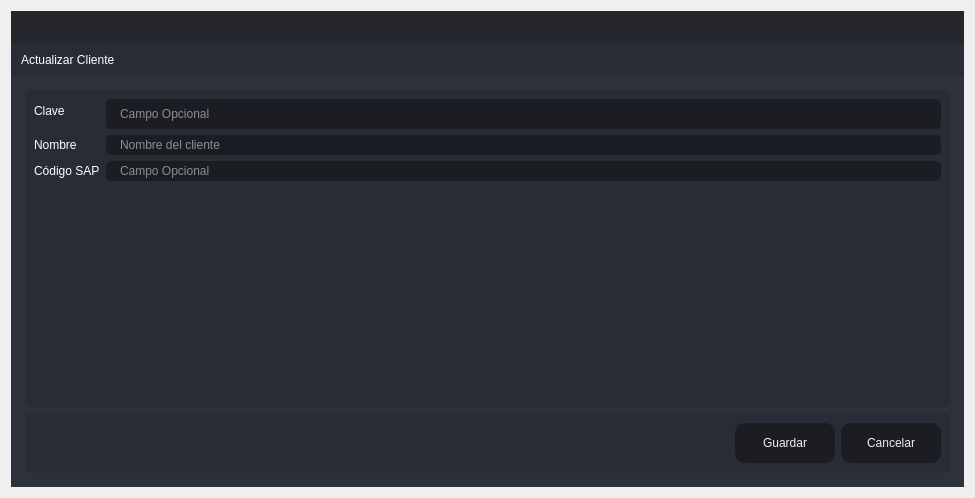
<?xml version="1.0" encoding="UTF-8"?>
<ui version="4.0">
 <class>Update_Cliente</class>
 <widget class="QDialog" name="Update_Cliente">
  <property name="windowModality">
   <enum>Qt::ApplicationModal</enum>
  </property>
  <property name="geometry">
   <rect>
    <x>0</x>
    <y>0</y>
    <width>975</width>
    <height>498</height>
   </rect>
  </property>
  <property name="windowTitle">
   <string>Actualizar</string>
  </property>
  <layout class="QVBoxLayout" name="verticalLayout_6">
   <item>
    <widget class="QFrame" name="frame_main">
     <property name="styleSheet">
      <string notr="true">/* LINE EDIT */
QLineEdit {
	background-color: rgb(27, 29, 35);
	border-radius: 5px;
	border: 2px solid rgb(27, 29, 35);
	padding-left: 10px;
}
QLineEdit:hover {
	border: 2px solid rgb(64, 71, 88);
}
QLineEdit:focus {
	border: 2px solid rgb(91, 101, 124);
}

/* SCROLL BARS */
QScrollBar:horizontal {
    border: none;
    background: rgb(52, 59, 72);
    height: 14px;
    margin: 0px 21px 0 21px;
	border-radius: 0px;
}
QScrollBar::handle:horizontal {
    background: rgb(85, 170, 255);
    min-width: 25px;
	border-radius: 7px
}
QScrollBar::add-line:horizontal {
    border: none;
    background: rgb(55, 63, 77);
    width: 20px;
	border-top-right-radius: 7px;
    border-bottom-right-radius: 7px;
    subcontrol-position: right;
    subcontrol-origin: margin;
}
QScrollBar::sub-line:horizontal {
    border: none;
    background: rgb(55, 63, 77);
    width: 20px;
	border-top-left-radius: 7px;
    border-bottom-left-radius: 7px;
    subcontrol-position: left;
    subcontrol-origin: margin;
}
QScrollBar::up-arrow:horizontal, QScrollBar::down-arrow:horizontal
{
     background: none;
}
QScrollBar::add-page:horizontal, QScrollBar::sub-page:horizontal
{
     background: none;
}
 QScrollBar:vertical {
	border: none;
    background: rgb(52, 59, 72);
    width: 14px;
    margin: 21px 0 21px 0;
	border-radius: 0px;
 }
 QScrollBar::handle:vertical {	
	background: rgb(85, 170, 255);
    min-height: 25px;
	border-radius: 7px
 }
 QScrollBar::add-line:vertical {
     border: none;
    background: rgb(55, 63, 77);
     height: 20px;
	border-bottom-left-radius: 7px;
    border-bottom-right-radius: 7px;
     subcontrol-position: bottom;
     subcontrol-origin: margin;
 }
 QScrollBar::sub-line:vertical {
	border: none;
    background: rgb(55, 63, 77);
     height: 20px;
	border-top-left-radius: 7px;
    border-top-right-radius: 7px;
     subcontrol-position: top;
     subcontrol-origin: margin;
 }
 QScrollBar::up-arrow:vertical, QScrollBar::down-arrow:vertical {
     background: none;
 }

 QScrollBar::add-page:vertical, QScrollBar::sub-page:vertical {
     background: none;
 }

/* CHECKBOX */
QCheckBox::indicator {
    border: 3px solid rgb(52, 59, 72);
	width: 15px;
	height: 15px;
	border-radius: 10px;
    background: rgb(44, 49, 60);
}
QCheckBox::indicator:hover {
    border: 3px solid rgb(58, 66, 81);
}
QCheckBox::indicator:checked {
    background: 3px solid rgb(52, 59, 72);
	border: 3px solid rgb(52, 59, 72);	
	background-image: url(:/16x16/icons/16x16/cil-check-alt.png);
}

/* RADIO BUTTON */
QRadioButton::indicator {
    border: 3px solid rgb(52, 59, 72);
	width: 15px;
	height: 15px;
	border-radius: 10px;
    background: rgb(44, 49, 60);
}
QRadioButton::indicator:hover {
    border: 3px solid rgb(58, 66, 81);
}
QRadioButton::indicator:checked {
    background: 3px solid rgb(94, 106, 130);
	border: 3px solid rgb(52, 59, 72);	
}

/* COMBOBOX */
QComboBox{
	background-color: rgb(27, 29, 35);
	border-radius: 5px;
	border: 2px solid rgb(27, 29, 35);
	padding: 5px;
	padding-left: 10px;
}
QComboBox:hover{
	border: 2px solid rgb(64, 71, 88);
}
QComboBox::drop-down {
	subcontrol-origin: padding;
	subcontrol-position: top right;
	width: 25px; 
	border-left-width: 3px;
	border-left-color: rgba(39, 44, 54, 150);
	border-left-style: solid;
	border-top-right-radius: 3px;
	border-bottom-right-radius: 3px;	
	background-image: url(:/16x16/icons/16x16/cil-arrow-bottom.png);
	background-position: center;
	background-repeat: no-reperat;
 }
QComboBox QAbstractItemView {
	color: rgb(85, 170, 255);	
	background-color: rgb(27, 29, 35);
	padding: 10px;
	selection-background-color: rgb(39, 44, 54);
}

/* SLIDERS */
QSlider::groove:horizontal {
    border-radius: 9px;
    height: 18px;
	margin: 0px;
	background-color: rgb(52, 59, 72);
}
QSlider::groove:horizontal:hover {
	background-color: rgb(55, 62, 76);
}
QSlider::handle:horizontal {
    background-color: rgb(85, 170, 255);
    border: none;
    height: 18px;
    width: 18px;
    margin: 0px;
	border-radius: 9px;
}
QSlider::handle:horizontal:hover {
    background-color: rgb(105, 180, 255);
}
QSlider::handle:horizontal:pressed {
    background-color: rgb(65, 130, 195);
}

QSlider::groove:vertical {
    border-radius: 9px;
    width: 18px;
    margin: 0px;
	background-color: rgb(52, 59, 72);
}
QSlider::groove:vertical:hover {
	background-color: rgb(55, 62, 76);
}
QSlider::handle:vertical {
    background-color: rgb(85, 170, 255);
	border: none;
    height: 18px;
    width: 18px;
    margin: 0px;
	border-radius: 9px;
}
QSlider::handle:vertical:hover {
    background-color: rgb(105, 180, 255);
}
QSlider::handle:vertical:pressed {
    background-color: rgb(65, 130, 195);
}

</string>
     </property>
     <property name="frameShape">
      <enum>QFrame::NoFrame</enum>
     </property>
     <property name="frameShadow">
      <enum>QFrame::Raised</enum>
     </property>
     <layout class="QVBoxLayout" name="verticalLayout">
      <property name="spacing">
       <number>0</number>
      </property>
      <property name="leftMargin">
       <number>0</number>
      </property>
      <property name="topMargin">
       <number>0</number>
      </property>
      <property name="rightMargin">
       <number>0</number>
      </property>
      <property name="bottomMargin">
       <number>0</number>
      </property>
      <item>
       <widget class="QFrame" name="frame_top">
        <property name="minimumSize">
         <size>
          <width>0</width>
          <height>65</height>
         </size>
        </property>
        <property name="maximumSize">
         <size>
          <width>16777215</width>
          <height>65</height>
         </size>
        </property>
        <property name="styleSheet">
         <string notr="true">background-color: transparent;</string>
        </property>
        <property name="frameShape">
         <enum>QFrame::NoFrame</enum>
        </property>
        <property name="frameShadow">
         <enum>QFrame::Raised</enum>
        </property>
        <layout class="QHBoxLayout" name="horizontalLayout_3">
         <property name="spacing">
          <number>0</number>
         </property>
         <property name="leftMargin">
          <number>0</number>
         </property>
         <property name="topMargin">
          <number>0</number>
         </property>
         <property name="rightMargin">
          <number>0</number>
         </property>
         <property name="bottomMargin">
          <number>0</number>
         </property>
         <item>
          <widget class="QFrame" name="frame_toggle">
           <property name="maximumSize">
            <size>
             <width>70</width>
             <height>16777215</height>
            </size>
           </property>
           <property name="styleSheet">
            <string notr="true">background-color: rgb(27, 29, 35);</string>
           </property>
           <property name="frameShape">
            <enum>QFrame::NoFrame</enum>
           </property>
           <property name="frameShadow">
            <enum>QFrame::Raised</enum>
           </property>
           <layout class="QVBoxLayout" name="verticalLayout_3">
            <property name="spacing">
             <number>0</number>
            </property>
            <property name="leftMargin">
             <number>0</number>
            </property>
            <property name="topMargin">
             <number>0</number>
            </property>
            <property name="rightMargin">
             <number>0</number>
            </property>
            <property name="bottomMargin">
             <number>0</number>
            </property>
           </layout>
          </widget>
         </item>
         <item>
          <widget class="QFrame" name="frame_top_right">
           <property name="styleSheet">
            <string notr="true">background: transparent;</string>
           </property>
           <property name="frameShape">
            <enum>QFrame::NoFrame</enum>
           </property>
           <property name="frameShadow">
            <enum>QFrame::Raised</enum>
           </property>
           <layout class="QVBoxLayout" name="verticalLayout_2">
            <property name="spacing">
             <number>0</number>
            </property>
            <property name="leftMargin">
             <number>0</number>
            </property>
            <property name="topMargin">
             <number>0</number>
            </property>
            <property name="rightMargin">
             <number>0</number>
            </property>
            <property name="bottomMargin">
             <number>0</number>
            </property>
            <item>
             <widget class="QFrame" name="frame_top_btns">
              <property name="maximumSize">
               <size>
                <width>16777215</width>
                <height>42</height>
               </size>
              </property>
              <property name="styleSheet">
               <string notr="true">background-color: rgba(27, 29, 35, 200)</string>
              </property>
              <property name="frameShape">
               <enum>QFrame::NoFrame</enum>
              </property>
              <property name="frameShadow">
               <enum>QFrame::Raised</enum>
              </property>
              <layout class="QHBoxLayout" name="horizontalLayout_4">
               <property name="spacing">
                <number>0</number>
               </property>
               <property name="leftMargin">
                <number>0</number>
               </property>
               <property name="topMargin">
                <number>0</number>
               </property>
               <property name="rightMargin">
                <number>0</number>
               </property>
               <property name="bottomMargin">
                <number>0</number>
               </property>
               <item>
                <widget class="QFrame" name="frame_label_top_btns">
                 <property name="sizePolicy">
                  <sizepolicy hsizetype="Expanding" vsizetype="Preferred">
                   <horstretch>0</horstretch>
                   <verstretch>0</verstretch>
                  </sizepolicy>
                 </property>
                 <property name="frameShape">
                  <enum>QFrame::NoFrame</enum>
                 </property>
                 <property name="frameShadow">
                  <enum>QFrame::Raised</enum>
                 </property>
                 <layout class="QHBoxLayout" name="horizontalLayout_10">
                  <property name="spacing">
                   <number>0</number>
                  </property>
                  <property name="leftMargin">
                   <number>5</number>
                  </property>
                  <property name="topMargin">
                   <number>0</number>
                  </property>
                  <property name="rightMargin">
                   <number>10</number>
                  </property>
                  <property name="bottomMargin">
                   <number>0</number>
                  </property>
                 </layout>
                </widget>
               </item>
               <item alignment="Qt::AlignRight">
                <widget class="QFrame" name="frame_btns_right">
                 <property name="sizePolicy">
                  <sizepolicy hsizetype="Expanding" vsizetype="Preferred">
                   <horstretch>0</horstretch>
                   <verstretch>0</verstretch>
                  </sizepolicy>
                 </property>
                 <property name="maximumSize">
                  <size>
                   <width>120</width>
                   <height>16777215</height>
                  </size>
                 </property>
                 <property name="frameShape">
                  <enum>QFrame::NoFrame</enum>
                 </property>
                 <property name="frameShadow">
                  <enum>QFrame::Raised</enum>
                 </property>
                 <layout class="QHBoxLayout" name="horizontalLayout_5">
                  <property name="spacing">
                   <number>0</number>
                  </property>
                  <property name="leftMargin">
                   <number>0</number>
                  </property>
                  <property name="topMargin">
                   <number>0</number>
                  </property>
                  <property name="rightMargin">
                   <number>0</number>
                  </property>
                  <property name="bottomMargin">
                   <number>0</number>
                  </property>
                 </layout>
                </widget>
               </item>
              </layout>
             </widget>
            </item>
            <item>
             <widget class="QFrame" name="frame_top_info">
              <property name="maximumSize">
               <size>
                <width>16777215</width>
                <height>65</height>
               </size>
              </property>
              <property name="styleSheet">
               <string notr="true">background-color: rgb(39, 44, 54);</string>
              </property>
              <property name="frameShape">
               <enum>QFrame::NoFrame</enum>
              </property>
              <property name="frameShadow">
               <enum>QFrame::Raised</enum>
              </property>
              <layout class="QHBoxLayout" name="horizontalLayout_8">
               <property name="spacing">
                <number>0</number>
               </property>
               <property name="leftMargin">
                <number>10</number>
               </property>
               <property name="topMargin">
                <number>0</number>
               </property>
               <property name="rightMargin">
                <number>10</number>
               </property>
               <property name="bottomMargin">
                <number>0</number>
               </property>
               <item>
                <widget class="QLabel" name="label">
                 <property name="styleSheet">
                  <string notr="true">font: 75 16pt &quot;MS Shell Dlg 2&quot;;
color: rgb(255, 255, 255);</string>
                 </property>
                 <property name="text">
                  <string>Actualizar Cliente</string>
                 </property>
                </widget>
               </item>
              </layout>
             </widget>
            </item>
           </layout>
          </widget>
         </item>
        </layout>
       </widget>
      </item>
      <item>
       <widget class="QFrame" name="frame_center">
        <property name="sizePolicy">
         <sizepolicy hsizetype="Expanding" vsizetype="Expanding">
          <horstretch>0</horstretch>
          <verstretch>0</verstretch>
         </sizepolicy>
        </property>
        <property name="styleSheet">
         <string notr="true">background-color: rgb(40, 44, 52);</string>
        </property>
        <property name="frameShape">
         <enum>QFrame::NoFrame</enum>
        </property>
        <property name="frameShadow">
         <enum>QFrame::Raised</enum>
        </property>
        <layout class="QHBoxLayout" name="horizontalLayout_2">
         <property name="spacing">
          <number>0</number>
         </property>
         <property name="leftMargin">
          <number>0</number>
         </property>
         <property name="topMargin">
          <number>0</number>
         </property>
         <property name="rightMargin">
          <number>0</number>
         </property>
         <property name="bottomMargin">
          <number>0</number>
         </property>
         <item>
          <widget class="QFrame" name="frame_content_right">
           <property name="styleSheet">
            <string notr="true">background-color: rgb(44, 49, 60);</string>
           </property>
           <property name="frameShape">
            <enum>QFrame::NoFrame</enum>
           </property>
           <property name="frameShadow">
            <enum>QFrame::Raised</enum>
           </property>
           <layout class="QVBoxLayout" name="verticalLayout_4">
            <property name="spacing">
             <number>0</number>
            </property>
            <property name="leftMargin">
             <number>0</number>
            </property>
            <property name="topMargin">
             <number>0</number>
            </property>
            <property name="rightMargin">
             <number>0</number>
            </property>
            <property name="bottomMargin">
             <number>0</number>
            </property>
            <item>
             <widget class="QFrame" name="frame_content">
              <property name="frameShape">
               <enum>QFrame::NoFrame</enum>
              </property>
              <property name="frameShadow">
               <enum>QFrame::Raised</enum>
              </property>
              <layout class="QVBoxLayout" name="verticalLayout_9">
               <property name="spacing">
                <number>0</number>
               </property>
               <property name="leftMargin">
                <number>5</number>
               </property>
               <property name="topMargin">
                <number>5</number>
               </property>
               <property name="rightMargin">
                <number>5</number>
               </property>
               <property name="bottomMargin">
                <number>5</number>
               </property>
               <item>
                <widget class="QStackedWidget" name="stackedWidget">
                 <property name="styleSheet">
                  <string notr="true">background: transparent;</string>
                 </property>
                 <property name="currentIndex">
                  <number>0</number>
                 </property>
                 <widget class="QWidget" name="page_home">
                  <layout class="QVBoxLayout" name="verticalLayout_10">
                   <item>
                    <widget class="QFrame" name="frame">
                     <property name="styleSheet">
                      <string notr="true">background-color: rgb(39, 44, 54);
border-radius: 5px;</string>
                     </property>
                     <property name="frameShape">
                      <enum>QFrame::StyledPanel</enum>
                     </property>
                     <property name="frameShadow">
                      <enum>QFrame::Raised</enum>
                     </property>
                     <layout class="QVBoxLayout" name="verticalLayout_5">
                      <item>
                       <layout class="QFormLayout" name="formLayout_2">
                        <item row="0" column="1">
                         <widget class="QLineEdit" name="lineEditUpdateClave">
                          <property name="minimumSize">
                           <size>
                            <width>0</width>
                            <height>30</height>
                           </size>
                          </property>
                          <property name="styleSheet">
                           <string notr="true">QLineEdit {
	background-color: rgb(27, 29, 35);
	border-radius: 5px;
	border: 2px solid rgb(27, 29, 35);
	padding-left: 10px;
	font: 75 12pt &quot;MS Shell Dlg 2&quot;;
	color: rgb(255, 255, 255);
}
QLineEdit:hover {
	border: 2px solid rgb(64, 71, 88);
}
QLineEdit:focus {
	border: 2px solid rgb(91, 101, 124);
}</string>
                          </property>
                          <property name="text">
                           <string/>
                          </property>
                          <property name="placeholderText">
                           <string>Campo Opcional</string>
                          </property>
                         </widget>
                        </item>
                        <item row="0" column="0">
                         <widget class="QLabel" name="label_2">
                          <property name="styleSheet">
                           <string notr="true">font: 75 12pt &quot;MS Shell Dlg 2&quot;;
color: rgb(255, 255, 255);</string>
                          </property>
                          <property name="text">
                           <string>Clave</string>
                          </property>
                         </widget>
                        </item>
                        <item row="1" column="0">
                         <widget class="QLabel" name="label_3">
                          <property name="styleSheet">
                           <string notr="true">font: 75 12pt &quot;MS Shell Dlg 2&quot;;
color: rgb(255, 255, 255);</string>
                          </property>
                          <property name="text">
                           <string>Nombre</string>
                          </property>
                         </widget>
                        </item>
                        <item row="1" column="1">
                         <widget class="QLineEdit" name="lineEditUpdateNombre">
                          <property name="styleSheet">
                           <string notr="true">QLineEdit {
	background-color: rgb(27, 29, 35);
	border-radius: 5px;
	border: 2px solid rgb(27, 29, 35);
	padding-left: 10px;
	font: 75 12pt &quot;MS Shell Dlg 2&quot;;
	color: rgb(255, 255, 255);
}
QLineEdit:hover {
	border: 2px solid rgb(64, 71, 88);
}
QLineEdit:focus {
	border: 2px solid rgb(91, 101, 124);
}</string>
                          </property>
                          <property name="placeholderText">
                           <string>Nombre del cliente</string>
                          </property>
                         </widget>
                        </item>
                        <item row="2" column="0">
                         <widget class="QLabel" name="label_4">
                          <property name="styleSheet">
                           <string notr="true">font: 75 12pt &quot;MS Shell Dlg 2&quot;;
color: rgb(255, 255, 255);</string>
                          </property>
                          <property name="text">
                           <string>Código SAP</string>
                          </property>
                         </widget>
                        </item>
                        <item row="2" column="1">
                         <widget class="QLineEdit" name="lineEditUpdateSAP">
                          <property name="styleSheet">
                           <string notr="true">QLineEdit {
	background-color: rgb(27, 29, 35);
	border-radius: 5px;
	border: 2px solid rgb(27, 29, 35);
	padding-left: 10px;
	font: 75 12pt &quot;MS Shell Dlg 2&quot;;
	color: rgb(255, 255, 255);
}
QLineEdit:hover {
	border: 2px solid rgb(64, 71, 88);
}
QLineEdit:focus {
	border: 2px solid rgb(91, 101, 124);
}</string>
                          </property>
                          <property name="placeholderText">
                           <string>Campo Opcional</string>
                          </property>
                         </widget>
                        </item>
                       </layout>
                      </item>
                     </layout>
                    </widget>
                   </item>
                   <item>
                    <widget class="QFrame" name="frame_2">
                     <property name="minimumSize">
                      <size>
                       <width>0</width>
                       <height>60</height>
                      </size>
                     </property>
                     <property name="maximumSize">
                      <size>
                       <width>16777215</width>
                       <height>60</height>
                      </size>
                     </property>
                     <property name="styleSheet">
                      <string notr="true">background-color: rgb(39, 44, 54);
border-radius: 5px;</string>
                     </property>
                     <property name="frameShape">
                      <enum>QFrame::StyledPanel</enum>
                     </property>
                     <property name="frameShadow">
                      <enum>QFrame::Raised</enum>
                     </property>
                     <layout class="QHBoxLayout" name="horizontalLayout_9">
                      <item>
                       <layout class="QGridLayout" name="gridLayout">
                        <item row="0" column="0">
                         <spacer name="horizontalSpacer">
                          <property name="orientation">
                           <enum>Qt::Horizontal</enum>
                          </property>
                          <property name="sizeHint" stdset="0">
                           <size>
                            <width>40</width>
                            <height>20</height>
                           </size>
                          </property>
                         </spacer>
                        </item>
                        <item row="0" column="1">
                         <widget class="QPushButton" name="btnActualizarCliente">
                          <property name="minimumSize">
                           <size>
                            <width>100</width>
                            <height>40</height>
                           </size>
                          </property>
                          <property name="styleSheet">
                           <string notr="true">QPushButton {
	border-color: rgb(27, 29, 35);
	font: 75 10pt &quot;MS Shell Dlg 2&quot;;
	color: rgb(240, 240, 240);
	background-color: rgb(27, 29, 35);
	border: 0px solid;
	border-radius: 10px;	
}
QPushButton:hover {
	background-color:rgb(44, 49, 60);
	border-color: rgb(27, 29, 35);
	border: 2px solid;
}</string>
                          </property>
                          <property name="text">
                           <string>Guardar</string>
                          </property>
                         </widget>
                        </item>
                        <item row="0" column="2">
                         <widget class="QPushButton" name="btnCancelarCliente">
                          <property name="minimumSize">
                           <size>
                            <width>100</width>
                            <height>40</height>
                           </size>
                          </property>
                          <property name="styleSheet">
                           <string notr="true">QPushButton {
	border-color: rgb(27, 29, 35);
	font: 75 10pt &quot;MS Shell Dlg 2&quot;;
	color: rgb(240, 240, 240);
	background-color: rgb(27, 29, 35);
	border: 0px solid;
	border-radius: 10px;	
}
QPushButton:hover {
	background-color:rgb(44, 49, 60);
	border-color: rgb(27, 29, 35);
	border: 2px solid;
}</string>
                          </property>
                          <property name="text">
                           <string>Cancelar</string>
                          </property>
                         </widget>
                        </item>
                       </layout>
                      </item>
                     </layout>
                    </widget>
                   </item>
                  </layout>
                 </widget>
                </widget>
               </item>
              </layout>
             </widget>
            </item>
           </layout>
          </widget>
         </item>
        </layout>
       </widget>
      </item>
     </layout>
    </widget>
   </item>
  </layout>
 </widget>
 <resources/>
 <connections/>
</ui>
